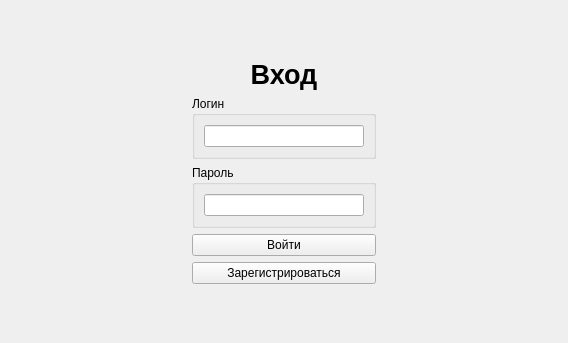
<?xml version="1.0" encoding="UTF-8"?>
<ui version="4.0">
 <class>LoginWindow</class>
 <widget class="QMainWindow" name="LoginWindow">
  <property name="geometry">
   <rect>
    <x>0</x>
    <y>0</y>
    <width>568</width>
    <height>343</height>
   </rect>
  </property>
  <property name="minimumSize">
   <size>
    <width>568</width>
    <height>343</height>
   </size>
  </property>
  <property name="maximumSize">
   <size>
    <width>568</width>
    <height>343</height>
   </size>
  </property>
  <property name="windowTitle">
   <string>LoginWindow</string>
  </property>
  <widget class="QWidget" name="centralwidget">
   <layout class="QHBoxLayout" name="horizontalLayout">
    <item>
     <spacer name="horizontalSpacer">
      <property name="orientation">
       <enum>Qt::Horizontal</enum>
      </property>
      <property name="sizeHint" stdset="0">
       <size>
        <width>176</width>
        <height>20</height>
       </size>
      </property>
     </spacer>
    </item>
    <item>
     <layout class="QVBoxLayout" name="verticalLayout_3">
      <item>
       <spacer name="verticalSpacer">
        <property name="orientation">
         <enum>Qt::Vertical</enum>
        </property>
        <property name="sizeHint" stdset="0">
         <size>
          <width>20</width>
          <height>40</height>
         </size>
        </property>
       </spacer>
      </item>
      <item>
       <widget class="QLabel" name="label">
        <property name="font">
         <font>
          <pointsize>20</pointsize>
          <weight>75</weight>
          <bold>true</bold>
          <kerning>true</kerning>
         </font>
        </property>
        <property name="text">
         <string>Вход</string>
        </property>
        <property name="alignment">
         <set>Qt::AlignCenter</set>
        </property>
       </widget>
      </item>
      <item>
       <widget class="QGroupBox" name="groupBox">
        <property name="title">
         <string>Логин</string>
        </property>
        <layout class="QVBoxLayout" name="verticalLayout">
         <item>
          <widget class="QLineEdit" name="loginInput"/>
         </item>
        </layout>
       </widget>
      </item>
      <item>
       <widget class="QGroupBox" name="groupBox_2">
        <property name="title">
         <string>Пароль</string>
        </property>
        <layout class="QVBoxLayout" name="verticalLayout_2">
         <item>
          <widget class="QLineEdit" name="passwordInput">
           <property name="echoMode">
            <enum>QLineEdit::Password</enum>
           </property>
          </widget>
         </item>
        </layout>
       </widget>
      </item>
      <item>
       <widget class="QPushButton" name="logInBtn">
        <property name="text">
         <string>Войти</string>
        </property>
       </widget>
      </item>
      <item>
       <widget class="QPushButton" name="registerBtn">
        <property name="text">
         <string>Зарегистрироваться</string>
        </property>
       </widget>
      </item>
      <item>
       <spacer name="verticalSpacer_2">
        <property name="orientation">
         <enum>Qt::Vertical</enum>
        </property>
        <property name="sizeHint" stdset="0">
         <size>
          <width>20</width>
          <height>40</height>
         </size>
        </property>
       </spacer>
      </item>
     </layout>
    </item>
    <item>
     <spacer name="horizontalSpacer_2">
      <property name="orientation">
       <enum>Qt::Horizontal</enum>
      </property>
      <property name="sizeHint" stdset="0">
       <size>
        <width>176</width>
        <height>20</height>
       </size>
      </property>
     </spacer>
    </item>
   </layout>
  </widget>
 </widget>
 <resources/>
 <connections/>
</ui>
